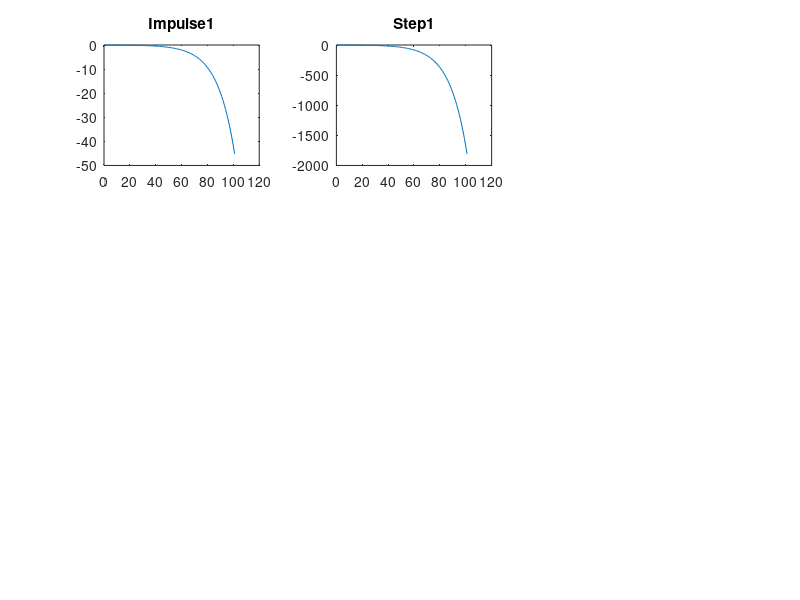

Source code (MATLAB): (Note: this script raises an error after producing the figure.)
%% Title:Control System-First Order System: System analysis by changing gain
%Author:Ravikumar M Pise
%PS No:99003747
%Date:7/04/2021
%Version:R2020b

%% This Document has equation for motion differential system
%Equation:v=u+(dv/dt)T

%% Math analysis
%dependent variables:v
%independent variables:t
%constant:T
%Root:1/T

%% Changing the gain of system 
%gain is 1 
T1=40;
Tau=T1;
TF1=tf([0,-1],[T1,-1]);
T_R=4*Tau;
subplot(3,3,1),plot(impulse(TF1))
title("Impulse1")
subplot(3,3,2),plot(step(TF1))
title("Step1")
S = stepinfo(TF1);
p1=pole(TF1)
z1=zero(TF1)

%% gain is 0.1
T1=40;
Tau=1/T1;
CF=0.1;
TF2=CF*tf([0,-1],[T1,-1]);
T_R=4*Tau;
subplot(3,3,3),plot(impulse(TF2))
title("Impulse2")
subplot(3,3,4),plot(step(TF2))
title("Step2")
S = stepinfo(TF2);

%gain is 10
T1=40;
Tau=1/T1;
CF=10;
TF3=CF*tf([0,-1],[T1,-1]);
T_R=4*Tau;
subplot(3,3,5),plot(impulse(TF3))
title("Impulse3")
subplot(3,3,6),plot(step(TF3))
title("Step3")
S = stepinfo(TF3);

%gain is 100
T1=40;
CF=100;
TF4=CF*tf([0,-1],[T1,-1]);
T_R=4*Tau;
subplot(3,3,7),plot(impulse(TF4))
title("Impulse4")
subplot(3,3,8),plot(step(TF4))
title("Step4")
S = stepinfo(TF4);

%% Analysis:
%   On changing the gain of the transfer function:
%  Justification:
%  The system is unstable whether the gain is increasing or decreasing because the pole location is at right half of S Plane 

%% Change the control function
figure
% system with proportion
T1=40;
CF=0.1;
TF5=CF*tf([0,-1],[T1,-1]);
T_R=4*Tau;
subplot(3,2,1),plot(impulse(TF5))
title("Impulse1")
subplot(3,2,2),plot(step(TF5))
title("Step1")
S = stepinfo(TF5)

% system with differentiator
T1=40;
CF=tf([1,0],[1]);
TF6=CF*tf([0,-1],[T1,-1]);
T_R=4*Tau;
subplot(3,2,3),plot(impulse(TF6))
title("Impulse with zero")
subplot(3,2,4),plot(step(TF6))
title("Step with zero")
S = stepinfo(TF6)

% system with integrator
T1=40;
CF=tf([0,1],[1,0]);
TF7=CF*tf([0,-1],[T1,-1]);
T_R=4*Tau;
subplot(3,2,5),plot(impulse(TF7))
title("Impulse with pole")
subplot(3,2,6),plot(step(TF7))
title("Step with pole")
S = stepinfo(TF7)

%poles printing
figure
subplot(3,1,1)
pzmap(TF5)
subplot(3,1,2)
pzmap(TF6)
subplot(3,1,3)
pzmap(TF7)

%% Analysis:
%1. Proportional: 1 pole
%2. Differentiator:1 pole 1 zero
%3. Integrator: 2 poles